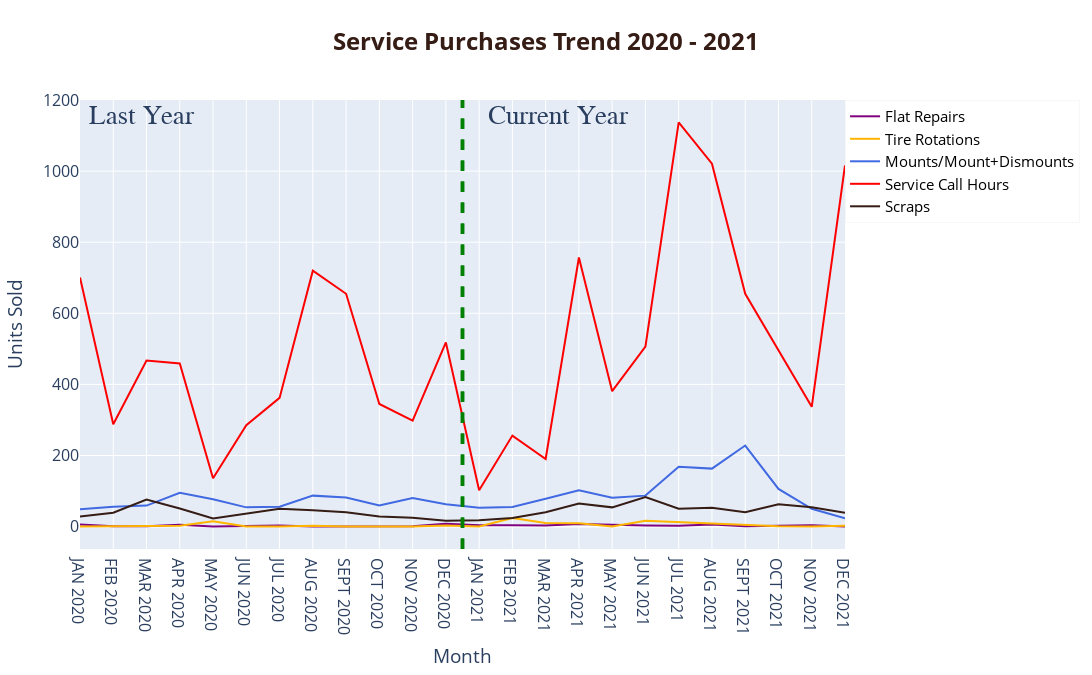
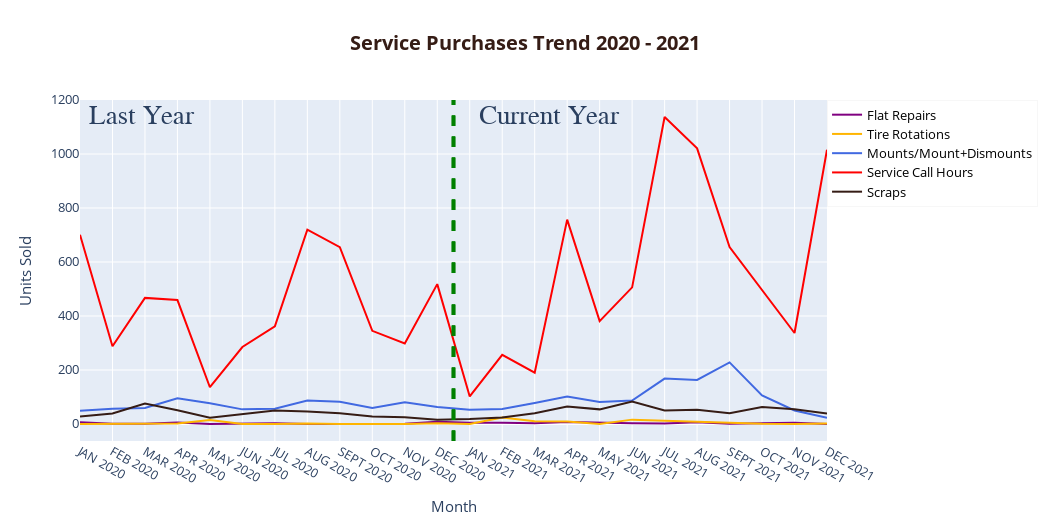

Notebook cell for these charts, in order:
### Code cell
# TO GRAPH, we'll setup x and y variables:

# Setup our x (independent) variable
Month_LIST = [f'JAN {Last_Year}', f'FEB {Last_Year}', f'MAR {Last_Year}', 
                f'APR {Last_Year}', f'MAY {Last_Year}', f'JUN {Last_Year}', f'JUL {Last_Year}', 
                f'AUG {Last_Year}', f'SEPT {Last_Year}', f'OCT {Last_Year}', f'NOV {Last_Year}', 
                f'DEC {Last_Year}', f'JAN {Current_Year}', f'FEB {Current_Year}', 
                f'MAR {Current_Year}', f'APR {Current_Year}', f'MAY {Current_Year}', f'JUN {Current_Year}', 
                f'JUL {Current_Year}', f'AUG {Current_Year}', f'SEPT {Current_Year}', f'OCT {Current_Year}', 
                f'NOV {Current_Year}', f'DEC {Current_Year}'
            ]

# Setup our dependent Y Variables using the data columns:
Flat_Repair_Values = Service_df_TRANSPOSED['FLAT REPAIRS'].to_list()
Tire_Rotation_Values = Service_df_TRANSPOSED["TIRE ROTATIONS"].tolist()
Mount_and_Dismount_Values = Service_df_TRANSPOSED["MOUNT/MOUNT+DISMOUNTS"].to_list()
Service_Call_Hours_Values = Service_df_TRANSPOSED["SERVICE CALL HOURS"].to_list()
Scrap_Values = Service_df_TRANSPOSED["SCRAPS"].to_list()

fig = go.Figure()
# Add a light blue filter over last year's graph to distinguish it from this year:
fig.add_vrect(x0=0, x1=12,
                annotation_text=" Last Year ", annotation_position="top left",
                annotation=dict(
    font_size=27, font_family="Times New Roman"),
    fillcolor=None, opacity=0.25, line_width=0)
# Optionally add a filter color for this yr too, lightgreen works (or choose "white" or comment out this block for none)
fig.add_vrect(x0=12, x1=12,
                annotation_text=" Current Year ", annotation_position="top left",
                annotation=dict(
    font_size=27, font_family="Times New Roman"),
    fillcolor=None, opacity=0.15, line_width=0)

# Add a green vertical line the graph to separate last year from the current one:
fig.add_vline(x=11.5, line_width=3.5,
                line_dash="dash", line_color="green")

# Create and Style Traces:
fig.add_trace(go.Scatter(x=Month_LIST, y=Flat_Repair_Values, name='Flat Repairs',
                            line=dict(color='purple', width=2)))
fig.add_trace(go.Scatter(x=Month_LIST, y=Tire_Rotation_Values, name='Tire Rotations',
                            line=dict(color='#FFB500', width=2)))
fig.add_trace(go.Scatter(x=Month_LIST, y=Mount_and_Dismount_Values, name='Mounts/Mount+Dismounts',
                            line=dict(color='royalblue', width=2)))
fig.add_trace(go.Scatter(x=Month_LIST, y=Service_Call_Hours_Values, name='Service Call Hours',
                            line=dict(color='red', width=2)))
fig.add_trace(go.Scatter(x=Month_LIST, y=Scrap_Values, name='Scraps',
                            line=dict(color='#351C15', width=2)))
# HERE great a hack TO MAKE SURE ALL THE MONTHS SHOW UP.  ADD A WHITE LINE THAT HAS all zeros and name it as a blank string so the legend doesn't show it
# fig.add_trace(go.Scatter(x=Month_LIST2, y=[0, 0, 0, 0, 0, 0, 0, 0, 0, 0, 0, 0, 0, 0, 0, 0, 0, 0, 0, 0, 0, 0, 0, 0], name='',
#                          line=dict(color='white', width=1)))


# Now using this graph, we create 2 different customized graph sizes; one scaled to be used for the pdf "fig1" (larger) and one for the website size "fig2" (smaller):
# for pdf
fig1 = fig
# for website
fig2 = fig


# Edit the Layout for pdf size:
fig1.update_layout(
    title_text=f"<b>Service Purchases Trend {Last_Year} - {Current_Year}</b>",
    title_x=0.5,
    title_font_size=24,
    title_font_color="#351C15",
    xaxis_title="Month",
    yaxis_title='Units Sold',
    autosize=False, width=1350, height=675,
    showlegend=True,
    legend=dict(
        x=1,
        y=1,
        title_font_family="Times New Roman",
        font=dict(
            family=None,
            size=15,
            color="black"
        ),
        bgcolor="white",
        bordercolor="dimgray",
        borderwidth=.05
    ),
    # General axes and axes labels fonts:
    font_size=16)
# fig1.update_xaxes(autorange=False, type='category', range=list(f'YTD {Last_Year}', f'DEC {Current_Year}'))
# fig1.update_xaxes(autorange=True, type='category', fixedrange=True)
# fig1.update_xaxes(autorange=True, categoryorder='array', categoryarray=Month_LIST)


# Add a green vertical line the graph to separate last year from the current one:
fig1.add_vline(x=11.5, line_width=3.5,
                line_dash="dash", line_color="green")

# Write the image that we'll use for index.html to generate the pdf
# We'll save this image as a 'png' rather than an svg because svgs give unwanted dark lines over the gridlines for the pdf:
fig1.write_image(f"Images_graphs/{Current_Year}_Service_Purchase_Analysis.png")
fig1.show()



# NOW, create the size to be used for the interactive webpage version:

# Edit the Layout:
fig2.update_layout(
    title_text=f"<b>Service Purchases Trend {Last_Year} - {Current_Year}</b>",
    title_x=0.5,
    title_font_size=20,
    title_font_color="#351C15",
    xaxis_title="Month",
    yaxis_title='Units Sold',
    autosize=False, width=1050, height=525,
    showlegend=True,
    legend=dict(
        x=1,
        y=1,
        title_font_family="Times New Roman",
        font_size=12.5,
        bgcolor="white",
        bordercolor="dimgray",
        borderwidth=.05
    ),
    # General axes and axes labels fonts:
    font_size=12.5)


# Add a green vertical line the graph to separate last year from the current one:
fig2.add_vline(x=11.5, line_width=3.5,
                line_dash="dash", line_color="green")



# PLOTLY INTERACTIVE:
Service_Purchases_Trend_graph = fig2
Service_Purchases_Trend_graph_for_iframe = py.plot(Service_Purchases_Trend_graph, filename = f'{Customer_Name_Underscores}_Service_Purchases_Trend_graph', auto_open=False)
Service_Purchases_Trend_graph_for_iframe
fig2.show()

### Figure 1 — Plotly figure (JSON) as saved in the notebook; plotly's stock layout.template omitted (floating-point values rounded to 4 significant figures)
{"data": [{"line": {"color": "purple", "width": 2}, "name": "Flat Repairs", "type": "scatter", "x": ["JAN 2020", "FEB 2020", "MAR 2020", "APR 2020", "MAY 2020", "JUN 2020", "JUL 2020", "AUG 2020", "SEPT 2020", "OCT 2020", "NOV 2020", "DEC 2020", "JAN 2021", "FEB 2021", "MAR 2021", "APR 2021", "MAY 2021", "JUN 2021", "JUL 2021", "AUG 2021", "SEPT 2021", "OCT 2021", "NOV 2021", "DEC 2021"], "y": [6, 1, 1, 5, 0, 1, 3, 0, 0, 2, 1, 8, 4, 4, 3, 7, 4, 3, 2, 6, 1, 2, 4, 0]}, {"line": {"color": "#FFB500", "width": 2}, "name": "Tire Rotations", "type": "scatter", "x": ["JAN 2020", "FEB 2020", "MAR 2020", "APR 2020", "MAY 2020", "JUN 2020", "JUL 2020", "AUG 2020", "SEPT 2020", "OCT 2020", "NOV 2020", "DEC 2020", "JAN 2021", "FEB 2021", "MAR 2021", "APR 2021", "MAY 2021", "JUN 2021", "JUL 2021", "AUG 2021", "SEPT 2021", "OCT 2021", "NOV 2021", "DEC 2021"], "y": [0, 0, 1, 2, 15, 0, 0, 2, 0, 0, 0, 3, 0, 24, 10, 9, 0, 16, 12, 7, 5, 1, 0, 2]}, {"line": {"color": "royalblue", "width": 2}, "name": "Mounts/Mount+Dismounts", "type": "scatter", "x": ["JAN 2020", "FEB 2020", "MAR 2020", "APR 2020", "MAY 2020", "JUN 2020", "JUL 2020", "AUG 2020", "SEPT 2020", "OCT 2020", "NOV 2020", "DEC 2020", "JAN 2021", "FEB 2021", "MAR 2021", "APR 2021", "MAY 2021", "JUN 2021", "JUL 2021", "AUG 2021", "SEPT 2021", "OCT 2021", "NOV 2021", "DEC 2021"], "y": [49, 56, 59, 95, 77, 54, 56, 87, 82, 59, 80, 63, 53, 55, 78, 102, 81, 87, 168, 163, 228, 106, 50, 23]}, {"line": {"color": "red", "width": 2}, "name": "Service Call Hours", "type": "scatter", "x": ["JAN 2020", "FEB 2020", "MAR 2020", "APR 2020", "MAY 2020", "JUN 2020", "JUL 2020", "AUG 2020", "SEPT 2020", "OCT 2020", "NOV 2020", "DEC 2020", "JAN 2021", "FEB 2021", "MAR 2021", "APR 2021", "MAY 2021", "JUN 2021", "JUL 2021", "AUG 2021", "SEPT 2021", "OCT 2021", "NOV 2021", "DEC 2021"], "y": [701, 288, 467, 459, 136, 285, 362, 720, 655, 345, 298, 518, 102, 256, 190, 757, 381, 506, 1137, 1021, 655, 496, 337, 1016]}, {"line": {"color": "#351C15", "width": 2}, "name": "Scraps", "type": "scatter", "x": ["JAN 2020", "FEB 2020", "MAR 2020", "APR 2020", "MAY 2020", "JUN 2020", "JUL 2020", "AUG 2020", "SEPT 2020", "OCT 2020", "NOV 2020", "DEC 2020", "JAN 2021", "FEB 2021", "MAR 2021", "APR 2021", "MAY 2021", "JUN 2021", "JUL 2021", "AUG 2021", "SEPT 2021", "OCT 2021", "NOV 2021", "DEC 2021"], "y": [28, 39, 76, 51, 23, 36, 50, 46, 40, 28, 25, 16, 18, 24, 40, 65, 54, 83, 50, 53, 40, 63, 54, 39]}], "layout": {"annotations": [{"font": {"family": "Times New Roman", "size": 27}, "showarrow": false, "text": " Last Year ", "x": 0, "xanchor": "left", "xref": "x", "y": 1, "yanchor": "top", "yref": "y domain"}, {"font": {"family": "Times New Roman", "size": 27}, "showarrow": false, "text": " Current Year ", "x": 12, "xanchor": "left", "xref": "x", "y": 1, "yanchor": "top", "yref": "y domain"}], "autosize": false, "font": {"size": 16}, "height": 675, "legend": {"bgcolor": "white", "bordercolor": "dimgray", "borderwidth": 0.05, "font": {"color": "black", "size": 15}, "title": {"font": {"family": "Times New Roman"}}, "x": 1, "y": 1}, "shapes": [{"line": {"width": 0}, "opacity": 0.25, "type": "rect", "x0": 0, "x1": 12, "xref": "x", "y0": 0, "y1": 1, "yref": "y domain"}, {"line": {"width": 0}, "opacity": 0.15, "type": "rect", "x0": 12, "x1": 12, "xref": "x", "y0": 0, "y1": 1, "yref": "y domain"}, {"line": {"color": "green", "dash": "dash", "width": 3.5}, "type": "line", "x0": 11.5, "x1": 11.5, "xref": "x", "y0": 0, "y1": 1, "yref": "y domain"}, {"line": {"color": "green", "dash": "dash", "width": 3.5}, "type": "line", "x0": 11.5, "x1": 11.5, "xref": "x", "y0": 0, "y1": 1, "yref": "y domain"}], "showlegend": true, "title": {"font": {"color": "#351C15", "size": 24}, "text": "<b>Service Purchases Trend 2020 - 2021</b>", "x": 0.5}, "width": 1350, "xaxis": {"title": {"text": "Month"}}, "yaxis": {"title": {"text": "Units Sold"}}}}

### Figure 2 — Plotly figure (JSON) as saved in the notebook; plotly's stock layout.template omitted (floating-point values rounded to 4 significant figures)
{"data": [{"line": {"color": "purple", "width": 2}, "name": "Flat Repairs", "type": "scatter", "x": ["JAN 2020", "FEB 2020", "MAR 2020", "APR 2020", "MAY 2020", "JUN 2020", "JUL 2020", "AUG 2020", "SEPT 2020", "OCT 2020", "NOV 2020", "DEC 2020", "JAN 2021", "FEB 2021", "MAR 2021", "APR 2021", "MAY 2021", "JUN 2021", "JUL 2021", "AUG 2021", "SEPT 2021", "OCT 2021", "NOV 2021", "DEC 2021"], "y": [6, 1, 1, 5, 0, 1, 3, 0, 0, 2, 1, 8, 4, 4, 3, 7, 4, 3, 2, 6, 1, 2, 4, 0]}, {"line": {"color": "#FFB500", "width": 2}, "name": "Tire Rotations", "type": "scatter", "x": ["JAN 2020", "FEB 2020", "MAR 2020", "APR 2020", "MAY 2020", "JUN 2020", "JUL 2020", "AUG 2020", "SEPT 2020", "OCT 2020", "NOV 2020", "DEC 2020", "JAN 2021", "FEB 2021", "MAR 2021", "APR 2021", "MAY 2021", "JUN 2021", "JUL 2021", "AUG 2021", "SEPT 2021", "OCT 2021", "NOV 2021", "DEC 2021"], "y": [0, 0, 1, 2, 15, 0, 0, 2, 0, 0, 0, 3, 0, 24, 10, 9, 0, 16, 12, 7, 5, 1, 0, 2]}, {"line": {"color": "royalblue", "width": 2}, "name": "Mounts/Mount+Dismounts", "type": "scatter", "x": ["JAN 2020", "FEB 2020", "MAR 2020", "APR 2020", "MAY 2020", "JUN 2020", "JUL 2020", "AUG 2020", "SEPT 2020", "OCT 2020", "NOV 2020", "DEC 2020", "JAN 2021", "FEB 2021", "MAR 2021", "APR 2021", "MAY 2021", "JUN 2021", "JUL 2021", "AUG 2021", "SEPT 2021", "OCT 2021", "NOV 2021", "DEC 2021"], "y": [49, 56, 59, 95, 77, 54, 56, 87, 82, 59, 80, 63, 53, 55, 78, 102, 81, 87, 168, 163, 228, 106, 50, 23]}, {"line": {"color": "red", "width": 2}, "name": "Service Call Hours", "type": "scatter", "x": ["JAN 2020", "FEB 2020", "MAR 2020", "APR 2020", "MAY 2020", "JUN 2020", "JUL 2020", "AUG 2020", "SEPT 2020", "OCT 2020", "NOV 2020", "DEC 2020", "JAN 2021", "FEB 2021", "MAR 2021", "APR 2021", "MAY 2021", "JUN 2021", "JUL 2021", "AUG 2021", "SEPT 2021", "OCT 2021", "NOV 2021", "DEC 2021"], "y": [701, 288, 467, 459, 136, 285, 362, 720, 655, 345, 298, 518, 102, 256, 190, 757, 381, 506, 1137, 1021, 655, 496, 337, 1016]}, {"line": {"color": "#351C15", "width": 2}, "name": "Scraps", "type": "scatter", "x": ["JAN 2020", "FEB 2020", "MAR 2020", "APR 2020", "MAY 2020", "JUN 2020", "JUL 2020", "AUG 2020", "SEPT 2020", "OCT 2020", "NOV 2020", "DEC 2020", "JAN 2021", "FEB 2021", "MAR 2021", "APR 2021", "MAY 2021", "JUN 2021", "JUL 2021", "AUG 2021", "SEPT 2021", "OCT 2021", "NOV 2021", "DEC 2021"], "y": [28, 39, 76, 51, 23, 36, 50, 46, 40, 28, 25, 16, 18, 24, 40, 65, 54, 83, 50, 53, 40, 63, 54, 39]}], "layout": {"annotations": [{"font": {"family": "Times New Roman", "size": 27}, "showarrow": false, "text": " Last Year ", "x": 0, "xanchor": "left", "xref": "x", "y": 1, "yanchor": "top", "yref": "y domain"}, {"font": {"family": "Times New Roman", "size": 27}, "showarrow": false, "text": " Current Year ", "x": 12, "xanchor": "left", "xref": "x", "y": 1, "yanchor": "top", "yref": "y domain"}], "autosize": false, "font": {"size": 12.5}, "height": 525, "legend": {"bgcolor": "white", "bordercolor": "dimgray", "borderwidth": 0.05, "font": {"color": "black", "size": 12.5}, "title": {"font": {"family": "Times New Roman"}}, "x": 1, "y": 1}, "shapes": [{"line": {"width": 0}, "opacity": 0.25, "type": "rect", "x0": 0, "x1": 12, "xref": "x", "y0": 0, "y1": 1, "yref": "y domain"}, {"line": {"width": 0}, "opacity": 0.15, "type": "rect", "x0": 12, "x1": 12, "xref": "x", "y0": 0, "y1": 1, "yref": "y domain"}, {"line": {"color": "green", "dash": "dash", "width": 3.5}, "type": "line", "x0": 11.5, "x1": 11.5, "xref": "x", "y0": 0, "y1": 1, "yref": "y domain"}, {"line": {"color": "green", "dash": "dash", "width": 3.5}, "type": "line", "x0": 11.5, "x1": 11.5, "xref": "x", "y0": 0, "y1": 1, "yref": "y domain"}, {"line": {"color": "green", "dash": "dash", "width": 3.5}, "type": "line", "x0": 11.5, "x1": 11.5, "xref": "x", "y0": 0, "y1": 1, "yref": "y domain"}], "showlegend": true, "title": {"font": {"color": "#351C15", "size": 20}, "text": "<b>Service Purchases Trend 2020 - 2021</b>", "x": 0.5}, "width": 1050, "xaxis": {"title": {"text": "Month"}}, "yaxis": {"title": {"text": "Units Sold"}}}}
